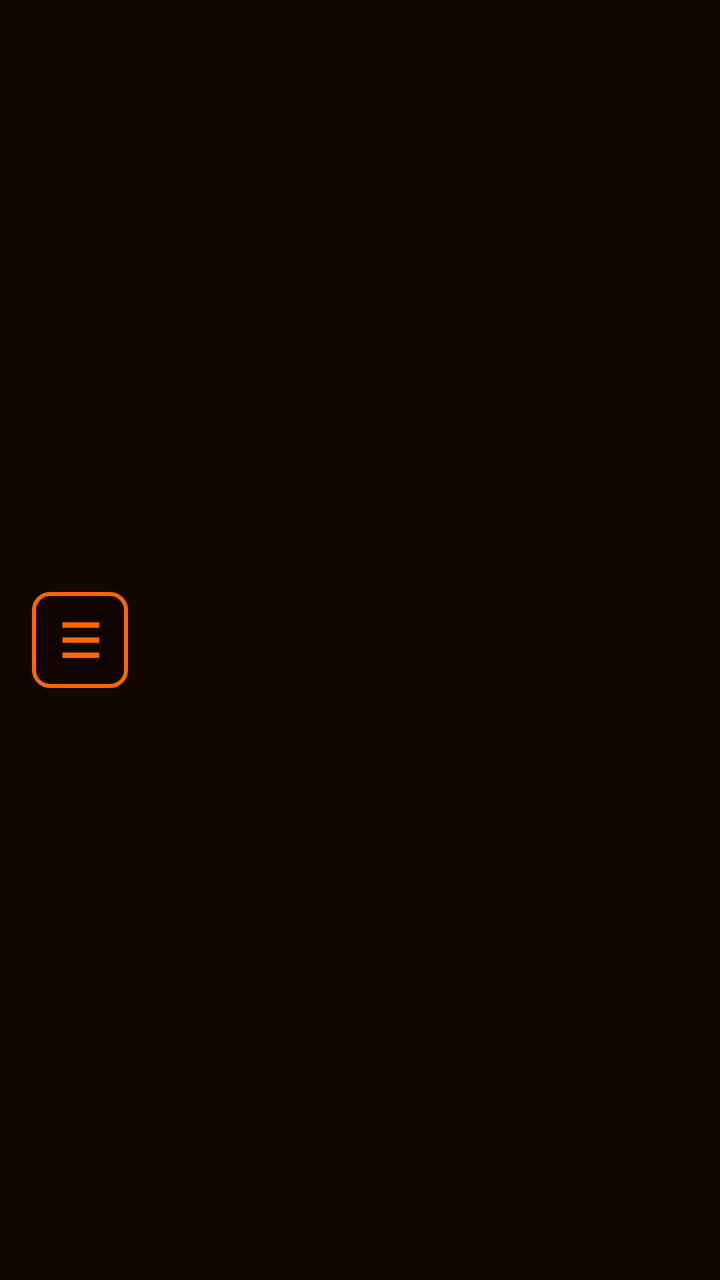
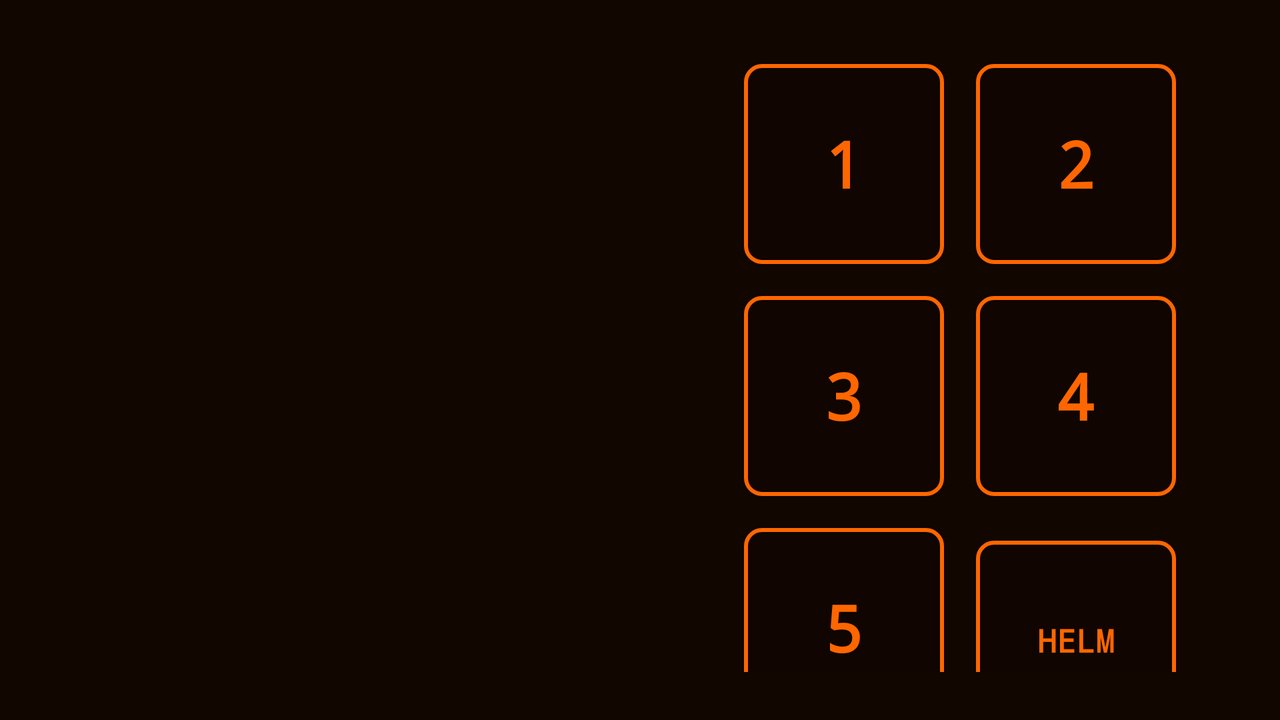

Compare how this app lays out the same screen by default and in its alternative resource folder. The renders come first, then the two layout files and the values they reference.
<!-- AndroidManifest.xml: application theme Theme.HEVSuit -->
<!-- res/layout/activity_main.xml -->
<?xml version="1.0" encoding="utf-8"?>
<RelativeLayout xmlns:android="http://schemas.android.com/apk/res/android"
    xmlns:tools="http://schemas.android.com/tools"
    android:layout_width="match_parent"
    android:layout_height="match_parent"
    android:background="@color/hev_background"
    tools:context=".MainActivity">

    
    <ImageView
        android:id="@+id/hevSuitImage"
        android:layout_width="match_parent"
        android:layout_height="match_parent"
        android:scaleType="centerInside"
        android:src="@drawable/neon_orange_lambda_armor_blueprint"
        android:contentDescription="HEV Suit" />

    
    <View
        android:id="@+id/redFlash"
        android:layout_width="match_parent"
        android:layout_height="match_parent"
        android:background="#CCFF0000"
        android:visibility="gone" />

    
    <Button
        android:id="@+id/toggleButton"
        android:layout_width="48dp"
        android:layout_height="wrap_content"
        android:layout_alignParentStart="true"
        android:layout_centerVertical="true"
        android:layout_margin="16dp"
        android:background="@drawable/hev_button_bg"
        android:text="☰"
        android:textColor="@color/hev_green"
        android:textSize="24sp"
        android:textStyle="bold" />

    
    <LinearLayout
        android:id="@+id/buttonPanel"
        android:layout_width="wrap_content"
        android:layout_height="wrap_content"
        android:layout_centerInParent="true"
        android:layout_toEndOf="@id/toggleButton"
        android:orientation="vertical"
        android:visibility="gone"
        android:padding="8dp">

        <GridLayout
            android:layout_width="wrap_content"
            android:layout_height="wrap_content"
            android:columnCount="2"
            android:rowCount="3">

            
            <Button
                android:id="@+id/buttonMarkIV"
                android:layout_width="70dp"
                android:layout_height="70dp"
                android:layout_margin="4dp"
                android:background="@drawable/hev_button_bg"
                android:padding="8dp"
                android:text="1"
                android:textColor="@color/hev_green"
                android:textSize="24sp"
                android:textStyle="bold"
                android:typeface="monospace" />

            
            <Button
                android:id="@+id/buttonLacerations"
                android:layout_width="70dp"
                android:layout_height="70dp"
                android:layout_margin="4dp"
                android:background="@drawable/hev_button_bg"
                android:padding="8dp"
                android:text="2"
                android:textColor="@color/hev_green"
                android:textSize="24sp"
                android:textStyle="bold"
                android:typeface="monospace" />

            
            <Button
                android:id="@+id/buttonFracture"
                android:layout_width="70dp"
                android:layout_height="70dp"
                android:layout_margin="4dp"
                android:background="@drawable/hev_button_bg"
                android:padding="8dp"
                android:text="3"
                android:textColor="@color/hev_green"
                android:textSize="24sp"
                android:textStyle="bold"
                android:typeface="monospace" />

            
            <Button
                android:id="@+id/buttonDeathImminent"
                android:layout_width="70dp"
                android:layout_height="70dp"
                android:layout_margin="4dp"
                android:background="@drawable/hev_button_bg"
                android:padding="8dp"
                android:text="4"
                android:textColor="@color/hev_green"
                android:textSize="24sp"
                android:textStyle="bold"
                android:typeface="monospace" />

            
            <Button
                android:id="@+id/buttonBeep"
                android:layout_width="70dp"
                android:layout_height="70dp"
                android:layout_margin="4dp"
                android:background="@drawable/hev_button_bg"
                android:padding="8dp"
                android:text="5"
                android:textColor="@color/hev_green"
                android:textSize="24sp"
                android:textStyle="bold"
                android:typeface="monospace" />

            
            <Button
                android:id="@+id/viewToggle"
                android:layout_width="70dp"
                android:layout_height="70dp"
                android:layout_margin="4dp"
                android:background="@drawable/hev_button_bg"
                android:padding="8dp"
                android:text="HELM"
                android:textColor="@color/hev_green"
                android:textSize="12sp"
                android:textStyle="bold"
                android:typeface="monospace" />

        </GridLayout>

    </LinearLayout>

</RelativeLayout>
<!-- resources referenced by this layout -->
<resources>
  <color name="hev_background">#110600</color>
  <color name="hev_green">#FF6600</color>
  <!-- drawable hev_button_bg (drawable) -->
  <?xml version="1.0" encoding="utf-8"?>
  <shape xmlns:android="http://schemas.android.com/apk/res/android">
      <solid android:color="@color/hev_button_bg"/>
      <stroke
          android:width="2dp"
          android:color="@color/hev_green"/>
      <corners android:radius="8dp"/>
  </shape>
  <style name="Theme.HEVSuit" parent="Theme.AppCompat.NoActionBar">
          <item name="colorPrimary">@color/hev_green</item>
          <item name="colorPrimaryDark">@color/hev_green_dark</item>
          <item name="colorAccent">@color/hev_green</item>
          <item name="android:windowBackground">@color/hev_background</item>
          <item name="android:textColor">@color/hev_green</item>
      </style>
  <color name="hev_button_bg">#CC110600</color>
  <color name="hev_green_dark">#CC5200</color>
</resources>
<!-- res/layout-land/activity_main.xml (the repository's variant of the layout above) -->
<!-- drawn on the phone turned sideways -->
<?xml version="1.0" encoding="utf-8"?>
<LinearLayout xmlns:android="http://schemas.android.com/apk/res/android"
    xmlns:tools="http://schemas.android.com/tools"
    android:layout_width="match_parent"
    android:layout_height="match_parent"
    android:background="@color/hev_background"
    android:orientation="horizontal"
    tools:context=".MainActivity">

    
    <ImageView
        android:id="@+id/hevSuitImage"
        android:layout_width="0dp"
        android:layout_height="match_parent"
        android:layout_weight="1"
        android:scaleType="centerInside"
        android:src="@drawable/neon_orange_lambda_armor_blueprint"
        android:contentDescription="HEV Suit" />

    
    <LinearLayout
        android:id="@+id/buttonPanel"
        android:layout_width="0dp"
        android:layout_height="match_parent"
        android:layout_weight="1"
        android:orientation="vertical"
        android:gravity="center"
        android:padding="24dp">

        <GridLayout
            android:layout_width="wrap_content"
            android:layout_height="wrap_content"
            android:columnCount="2"
            android:rowCount="3">

            
            <Button
                android:id="@+id/buttonMarkIV"
                android:layout_width="100dp"
                android:layout_height="100dp"
                android:layout_margin="8dp"
                android:background="@drawable/hev_button_bg"
                android:padding="8dp"
                android:text="1"
                android:textColor="@color/hev_green"
                android:textSize="32sp"
                android:textStyle="bold"
                android:typeface="monospace" />

            
            <Button
                android:id="@+id/buttonLacerations"
                android:layout_width="100dp"
                android:layout_height="100dp"
                android:layout_margin="8dp"
                android:background="@drawable/hev_button_bg"
                android:padding="8dp"
                android:text="2"
                android:textColor="@color/hev_green"
                android:textSize="32sp"
                android:textStyle="bold"
                android:typeface="monospace" />

            
            <Button
                android:id="@+id/buttonFracture"
                android:layout_width="100dp"
                android:layout_height="100dp"
                android:layout_margin="8dp"
                android:background="@drawable/hev_button_bg"
                android:padding="8dp"
                android:text="3"
                android:textColor="@color/hev_green"
                android:textSize="32sp"
                android:textStyle="bold"
                android:typeface="monospace" />

            
            <Button
                android:id="@+id/buttonDeathImminent"
                android:layout_width="100dp"
                android:layout_height="100dp"
                android:layout_margin="8dp"
                android:background="@drawable/hev_button_bg"
                android:padding="8dp"
                android:text="4"
                android:textColor="@color/hev_green"
                android:textSize="32sp"
                android:textStyle="bold"
                android:typeface="monospace" />

            
            <Button
                android:id="@+id/buttonBeep"
                android:layout_width="100dp"
                android:layout_height="100dp"
                android:layout_margin="8dp"
                android:background="@drawable/hev_button_bg"
                android:padding="8dp"
                android:text="5"
                android:textColor="@color/hev_green"
                android:textSize="32sp"
                android:textStyle="bold"
                android:typeface="monospace" />

            
            <Button
                android:id="@+id/viewToggle"
                android:layout_width="100dp"
                android:layout_height="100dp"
                android:layout_margin="8dp"
                android:background="@drawable/hev_button_bg"
                android:padding="8dp"
                android:text="HELM"
                android:textColor="@color/hev_green"
                android:textSize="16sp"
                android:textStyle="bold"
                android:typeface="monospace" />

        </GridLayout>

    </LinearLayout>

    
    <Button
        android:id="@+id/toggleButton"
        android:layout_width="0dp"
        android:layout_height="0dp"
        android:visibility="gone" />

</LinearLayout>
